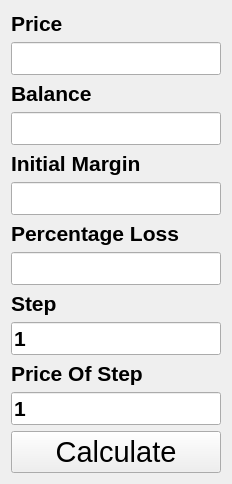
     <widget class="QWidget" name="page_10">
      <property name="font">
       <font>
        <pointsize>16</pointsize>
        <bold>true</bold>
       </font>
      </property>
      <layout class="QVBoxLayout" name="verticalLayout_27">
       <item>
        <layout class="QVBoxLayout" name="verticalLayout_9">
         <item>
          <widget class="QLabel" name="label_32">
           <property name="text">
            <string>Price</string>
           </property>
          </widget>
         </item>
         <item>
          <widget class="QLineEdit" name="lineEdit_25">
           <property name="maxLength">
            <number>6</number>
           </property>
          </widget>
         </item>
         <item>
          <widget class="QLabel" name="label_33">
           <property name="text">
            <string>Balance</string>
           </property>
          </widget>
         </item>
         <item>
          <widget class="QLineEdit" name="lineEdit_26">
           <property name="maxLength">
            <number>6</number>
           </property>
          </widget>
         </item>
         <item>
          <widget class="QLabel" name="label_34">
           <property name="text">
            <string>Initial Margin</string>
           </property>
          </widget>
         </item>
         <item>
          <widget class="QLineEdit" name="lineEdit_27">
           <property name="maxLength">
            <number>6</number>
           </property>
          </widget>
         </item>
         <item>
          <widget class="QLabel" name="label_35">
           <property name="text">
            <string>Percentage Loss</string>
           </property>
          </widget>
         </item>
         <item>
          <widget class="QLineEdit" name="lineEdit_28">
           <property name="maxLength">
            <number>6</number>
           </property>
          </widget>
         </item>
         <item>
          <widget class="QLabel" name="label_36">
           <property name="text">
            <string>Step</string>
           </property>
          </widget>
         </item>
         <item>
          <widget class="QLineEdit" name="lineEdit_29">
           <property name="enabled">
            <bool>true</bool>
           </property>
           <property name="text">
            <string>1</string>
           </property>
           <property name="maxLength">
            <number>6</number>
           </property>
          </widget>
         </item>
         <item>
          <widget class="QLabel" name="label_37">
           <property name="text">
            <string>Price Of Step</string>
           </property>
          </widget>
         </item>
         <item>
          <widget class="QLineEdit" name="lineEdit_30">
           <property name="enabled">
            <bool>true</bool>
           </property>
           <property name="text">
            <string>1</string>
           </property>
           <property name="maxLength">
            <number>6</number>
           </property>
          </widget>
         </item>
         <item>
          <widget class="QPushButton" name="pushButton_20">
           <property name="font">
            <font>
             <pointsize>22</pointsize>
             <bold>false</bold>
            </font>
           </property>
           <property name="text">
            <string>Calculate</string>
           </property>
          </widget>
         </item>
        </layout>
       </item>
      </layout>
     </widget>
